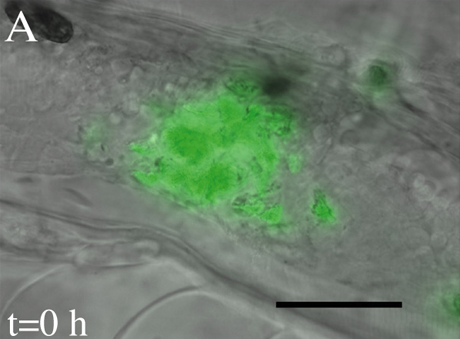
#> input picture g004-A1.png, 460 x 339 px
$ python c13-2-5-numpy_reduce.py
#> lines starting #> are read from the running program, lines starting #| are printed output that depends on the picture; after the words box and inside, x2 and y2 are one past the last pixel; in counts of white or black regions, pixels touching at a corner belong together
import numpy as np
import matplotlib.pyplot as plt
import matplotlib.image as mpimg

img = mpimg.imread('g004-A1.png')
#> img is the input picture: shape (339, 460, 3) float32; mean R, G, B 0.419, 0.482, 0.418

tresh = 0.58
offset = 0.05
tresh_diff = tresh - offset
is_pixel_not_red = img[:, :, 0] < tresh_diff
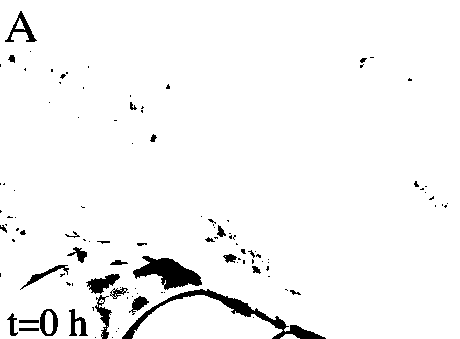
#> is_pixel_not_red: shape (339, 460) bool; 96.3% white; 113 black regions (83 under 20 px), largest, box (x1, y1, x2, y2) and area: (122, 289, 326, 339) 1517, (133, 256, 202, 290) 1191, (86, 274, 120, 294) 345
is_pixel_green = img[:, :, 1] > tresh
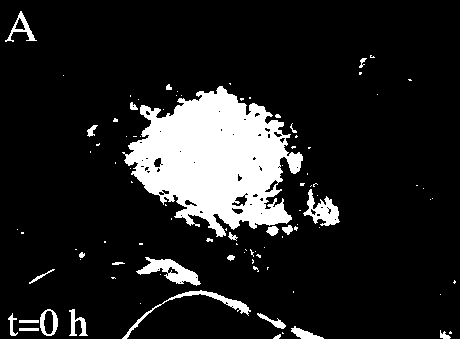
#> is_pixel_green: shape (339, 460) bool; 12.9% white; 96 white regions (69 under 20 px), largest, box (x1, y1, x2, y2) and area: (122, 86, 303, 237) 15912, (136, 257, 201, 286) 783, (303, 189, 340, 226) 627
is_pixel_not_blue = img[:, :, 2] < tresh_diff
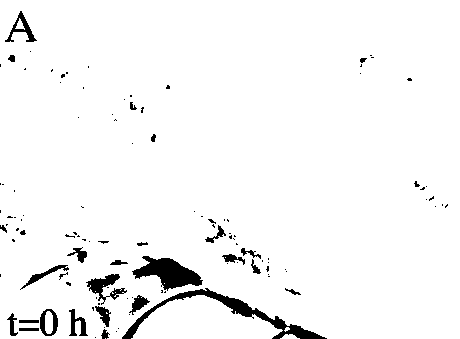
#> is_pixel_not_blue: shape (339, 460) bool; 96.1% white; 112 black regions (83 under 20 px), largest, box (x1, y1, x2, y2) and area: (122, 288, 327, 339) 1589, (132, 256, 203, 291) 1240, (86, 274, 127, 305) 461
condition = np.logical_and(
    np.logical_and(is_pixel_green, is_pixel_not_red),
    is_pixel_not_blue)
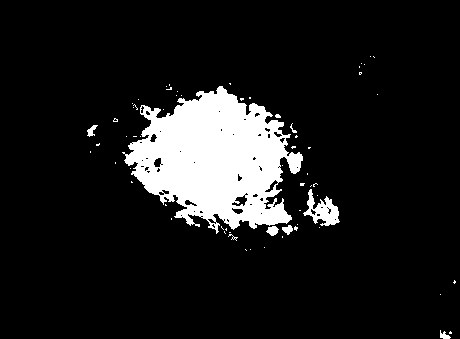
#> condition: shape (339, 460) bool; 10.8% white; 65 white regions (57 under 20 px), largest, box (x1, y1, x2, y2) and area: (122, 86, 303, 234) 15761, (303, 189, 340, 226) 627, (266, 226, 279, 236) 85

print('condition:', condition)
#> (printed output is left out)

# show use of reduce
condition2 = np.logical_and.reduce((is_pixel_green, is_pixel_not_red, is_pixel_not_blue))

print('condition2:', condition2)
#> (printed output is left out)
